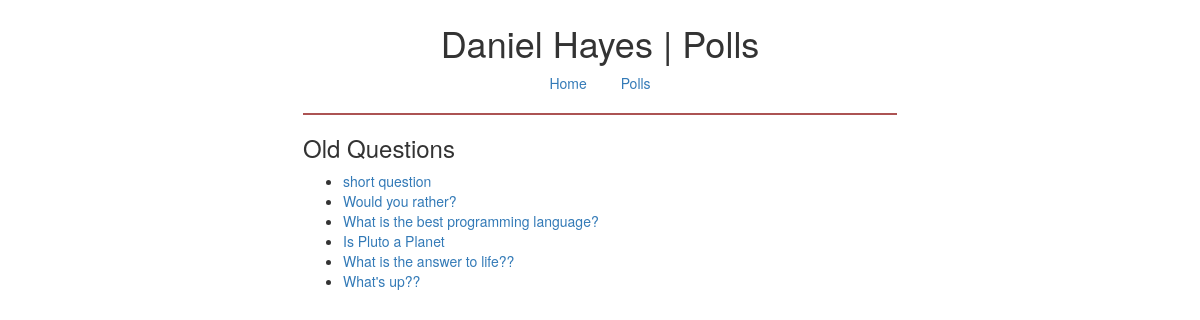
The page /polls/ on the database as committed earlier.
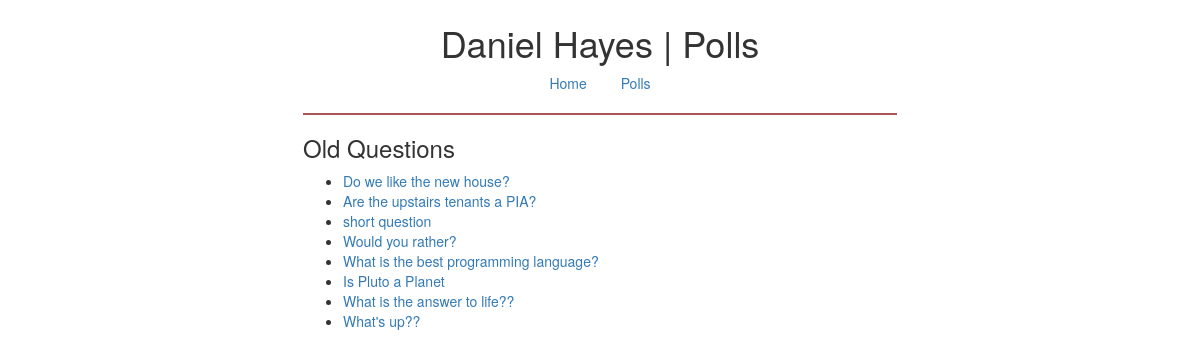
The same page on the database as committed later.
### polls/models.py (models this page shows, shortened)
class Question(models.Model):
    class Meta:
        ordering = ['-pub_date']
    question_text = models.CharField(max_length=200)
    pub_date = models.DateTimeField('date published', default=timezone.now)
    expiry_date = models.DateTimeField(default=timezone.now() + datetime.timedelta(days=1))
    def was_published_recently(self):
        now = timezone.now()
        return now - datetime.timedelta(days=1) <= self.pub_date <= now
    was_published_recently.admin_order_field = 'pub_date'
    was_published_recently.boolean = True
    was_published_recently.short_description = 'recent?'

### polls/views.py (the view)
class IndexView(generic.ListView):
    template_name = 'polls/index.html'
    context_object_name = 'question_list'
    def get_queryset(self):
        return Question.objects.filter(pub_date__lte=timezone.now())
    def get_context_data(self, **kwargs):
        context = super(IndexView, self).get_context_data(**kwargs)
        context['active_questions'] = Question.objects.filter(expiry_date__gt=timezone.now())
        context['old_questions'] = Question.objects.filter(expiry_date__lte=timezone.now())
        return context

### polls/templates/polls/index.html (shortened to what this page needs)
{% extends 'home/base.html' %}
{% block title %}Daniel Hayes | Polls{% endblock title %}
{% block content %}
{% if old_questions %}
  <h3>Old Questions</h3>
  <ul>
  {% for question in old_questions %}
    <li><a href="{% url 'polls:detail' question.id %}">{{ question.question_text }}</a></li>
  {% endfor %}
  </ul>
{% endif %}
{% endblock content %}

Rows that differ between the two databases and show on the page:
added Question: question_text "Do we like the new house?"
added Question: question_text "Are the upstairs tenants a PIA?"
